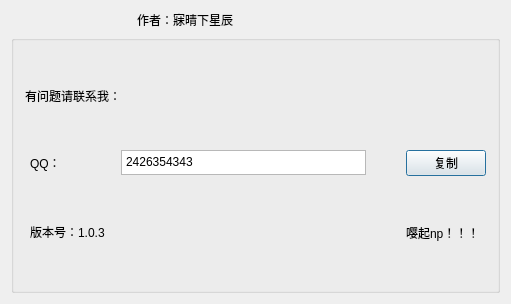
<?xml version="1.0" encoding="UTF-8"?>
<ui version="4.0">
 <class>About</class>
 <widget class="QDialog" name="About">
  <property name="geometry">
   <rect>
    <x>0</x>
    <y>0</y>
    <width>511</width>
    <height>304</height>
   </rect>
  </property>
  <property name="windowTitle">
   <string>关于</string>
  </property>
  <layout class="QGridLayout" name="gridLayout_3">
   <item row="0" column="0">
    <layout class="QGridLayout" name="gridLayout_2">
     <item row="0" column="1">
      <widget class="QLabel" name="label_3">
       <property name="text">
        <string>作者：寐晴下星辰</string>
       </property>
      </widget>
     </item>
     <item row="0" column="0">
      <widget class="QLabel" name="label">
       <property name="maximumSize">
        <size>
         <width>120</width>
         <height>120</height>
        </size>
       </property>
       <property name="text">
        <string/>
       </property>
       <property name="textFormat">
        <enum>Qt::AutoText</enum>
       </property>
       <property name="pixmap">
        <pixmap resource="qtmyredcar.qrc">:/QtMyRedCar/author</pixmap>
       </property>
       <property name="scaledContents">
        <bool>true</bool>
       </property>
      </widget>
     </item>
     <item row="1" column="0" colspan="2">
      <widget class="QGroupBox" name="groupBox">
       <property name="title">
        <string/>
       </property>
       <layout class="QGridLayout" name="gridLayout" columnstretch="1,0,20,0,0,0">
        <property name="sizeConstraint">
         <enum>QLayout::SetDefaultConstraint</enum>
        </property>
        <property name="leftMargin">
         <number>11</number>
        </property>
        <property name="topMargin">
         <number>0</number>
        </property>
        <property name="rightMargin">
         <number>11</number>
        </property>
        <property name="bottomMargin">
         <number>0</number>
        </property>
        <property name="spacing">
         <number>0</number>
        </property>
        <item row="2" column="0">
         <widget class="QLabel" name="label_4">
          <property name="maximumSize">
           <size>
            <width>50</width>
            <height>25</height>
           </size>
          </property>
          <property name="styleSheet">
           <string notr="true">font: 14pt &quot;AcadEref&quot;;</string>
          </property>
          <property name="text">
           <string notr="true">QQ：</string>
          </property>
          <property name="margin">
           <number>0</number>
          </property>
          <property name="indent">
           <number>5</number>
          </property>
         </widget>
        </item>
        <item row="1" column="0">
         <widget class="QLabel" name="label_2">
          <property name="maximumSize">
           <size>
            <width>120</width>
            <height>25</height>
           </size>
          </property>
          <property name="text">
           <string>有问题请联系我：</string>
          </property>
         </widget>
        </item>
        <item row="2" column="5">
         <widget class="QPushButton" name="copy">
          <property name="text">
           <string>复制</string>
          </property>
         </widget>
        </item>
        <item row="3" column="5">
         <widget class="QLabel" name="label_5">
          <property name="maximumSize">
           <size>
            <width>16777215</width>
            <height>25</height>
           </size>
          </property>
          <property name="text">
           <string>嘤起np！！！</string>
          </property>
         </widget>
        </item>
        <item row="2" column="3">
         <spacer name="horizontalSpacer">
          <property name="orientation">
           <enum>Qt::Horizontal</enum>
          </property>
          <property name="sizeHint" stdset="0">
           <size>
            <width>40</width>
            <height>20</height>
           </size>
          </property>
         </spacer>
        </item>
        <item row="2" column="2">
         <widget class="QTextBrowser" name="mage">
          <property name="maximumSize">
           <size>
            <width>12222</width>
            <height>25</height>
           </size>
          </property>
          <property name="verticalScrollBarPolicy">
           <enum>Qt::ScrollBarAlwaysOff</enum>
          </property>
          <property name="html">
           <string>&lt;!DOCTYPE HTML PUBLIC &quot;-//W3C//DTD HTML 4.0//EN&quot; &quot;http://www.w3.org/TR/REC-html40/strict.dtd&quot;&gt;
&lt;html&gt;&lt;head&gt;&lt;meta name=&quot;qrichtext&quot; content=&quot;1&quot; /&gt;&lt;style type=&quot;text/css&quot;&gt;
p, li { white-space: pre-wrap; }
&lt;/style&gt;&lt;/head&gt;&lt;body style=&quot; font-family:'SimSun'; font-size:9pt; font-weight:400; font-style:normal;&quot;&gt;
&lt;p style=&quot; margin-top:0px; margin-bottom:0px; margin-left:0px; margin-right:0px; -qt-block-indent:0; text-indent:0px;&quot;&gt;2426354343&lt;/p&gt;&lt;/body&gt;&lt;/html&gt;</string>
          </property>
         </widget>
        </item>
        <item row="3" column="0">
         <widget class="QTextBrowser" name="textBrowser">
          <property name="maximumSize">
           <size>
            <width>200</width>
            <height>30</height>
           </size>
          </property>
          <property name="styleSheet">
           <string notr="true">background:rgba(0,255,255,0);</string>
          </property>
          <property name="verticalScrollBarPolicy">
           <enum>Qt::ScrollBarAlwaysOff</enum>
          </property>
          <property name="horizontalScrollBarPolicy">
           <enum>Qt::ScrollBarAlwaysOff</enum>
          </property>
          <property name="html">
           <string>&lt;!DOCTYPE HTML PUBLIC &quot;-//W3C//DTD HTML 4.0//EN&quot; &quot;http://www.w3.org/TR/REC-html40/strict.dtd&quot;&gt;
&lt;html&gt;&lt;head&gt;&lt;meta name=&quot;qrichtext&quot; content=&quot;1&quot; /&gt;&lt;style type=&quot;text/css&quot;&gt;
p, li { white-space: pre-wrap; }
&lt;/style&gt;&lt;/head&gt;&lt;body style=&quot; font-family:'SimSun'; font-size:9pt; font-weight:400; font-style:normal;&quot;&gt;
&lt;p style=&quot; margin-top:0px; margin-bottom:0px; margin-left:0px; margin-right:0px; -qt-block-indent:0; text-indent:0px;&quot;&gt;版本号：1.0.3&lt;/p&gt;&lt;/body&gt;&lt;/html&gt;</string>
          </property>
         </widget>
        </item>
       </layout>
      </widget>
     </item>
    </layout>
   </item>
  </layout>
 </widget>
 <resources>
  <include location="qtmyredcar.qrc"/>
 </resources>
 <connections/>
</ui>
